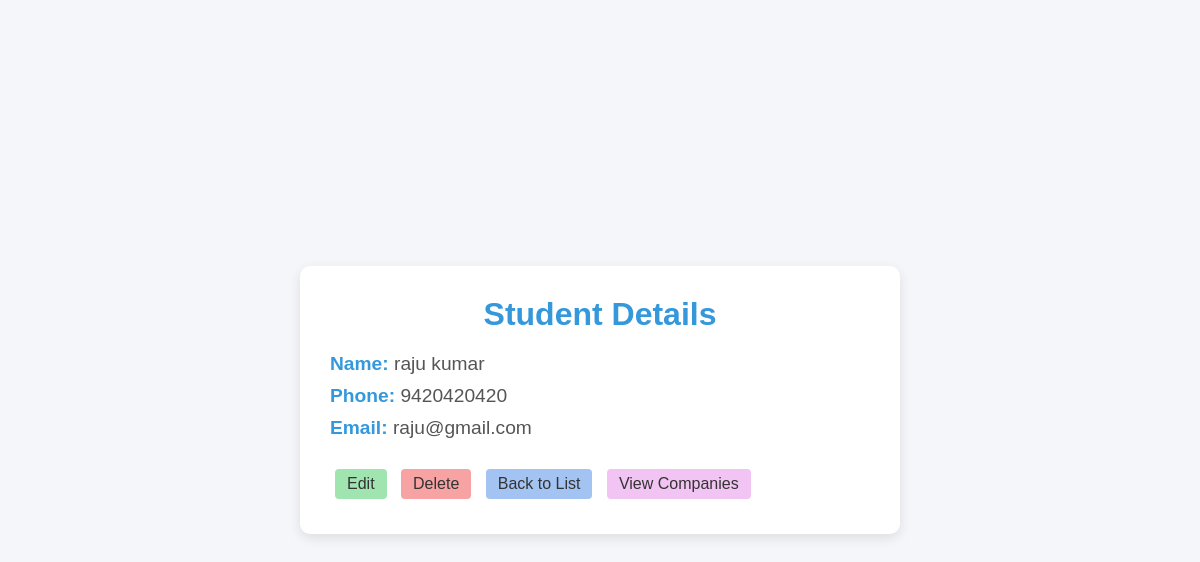
The page /student/8/ on the database its author committed.
### student/models.py (models this page shows)
class Student(models.Model):
    name = models.CharField(max_length=100)
    email = models.EmailField(max_length=100,)
    ph_no=models.IntegerField(unique=True)
    branch=models.CharField(max_length=25)
    batch_code = models.CharField(max_length=26, blank=False,default="A1")  # Required in forms

### student/views.py (the view)
# urls.py: path('<int:pk>/', StudentDetailView.as_view(), name='student_detail'),
class StudentDetailView(DetailView):
    model = Student
    template_name = 'student/student_detail.html'
    context_object_name = 'student'

### template/student/student_detail.html (shortened to what this page needs)
<!DOCTYPE html>
<html lang="en">
<head>
</head>
<body>
    <div class="student-card">
        <h2>Student Details</h2>
        <div class="student-info">
            <p><strong>Name:</strong> {{ student.name }}</p>
            <p><strong>Phone:</strong> {{ student.ph_no }}</p>
            <p><strong>Email:</strong> {{ student.email }}</p>
        </div>
        <div class="actions">
            <a href="{% url 'student:student_update' student.pk %}" class="edit-btn">Edit</a>
            <a href="{% url 'student:student_delete' student.pk %}" class="delete-btn"
               onclick="return confirm('Are you sure you want to delete this student?')">Delete</a>
            <a href="{% url 'student:student_list' %}" class="back-btn">Back to List</a>
            <a href="{% url 'student:student_companies' student.pk %}" class="companies-btn">View Companies</a>
        </div>
    </div>
</body>
</html>

### template/student/student_detail.html (style rules this page uses)
* { margin: 0; padding: 0; box-sizing: border-box; }
body { font-family: 'Arial', sans-serif; background-color: #f4f6f9; display: flex; justify-content: center; align-items: center; min-height: 100vh; color: #333; padding: 20px; }
.student-card { background-color: #ffffff; width: 100%; max-width: 600px; padding: 30px; border-radius: 10px; box-shadow: 0 4px 12px rgba(0, 0, 0, 0.1); animation: fadeIn 1s ease-out; }
.student-card h2 { color: #3498db; font-size: 2em; margin-bottom: 20px; text-align: center; animation: fadeIn 1s ease-out; }
.student-info { margin-bottom: 25px; }
.student-info p { font-size: 1.2em; margin-bottom: 10px; color: #555; }
.student-info strong { color: #3498db; }
.actions a { display: inline-block; padding: 6px 12px; margin: 5px; border-radius: 4px; font-size: 1em; font-weight: normal; text-align: center; text-decoration: none; transition: all 0.3s ease; }
.actions a.edit-btn { background-color: #a0e4b0; color: #333; }
.actions a.delete-btn { background-color: #f7a3a3; color: #333; }
.actions a.back-btn { background-color: #a3c4f3; color: #333; }
.actions a.companies-btn { background-color: #f2c4f3; color: #333; }

### rows shown on the page
Student: name "raju kumar", ph_no "9420420420", email "raju@gmail.com"
